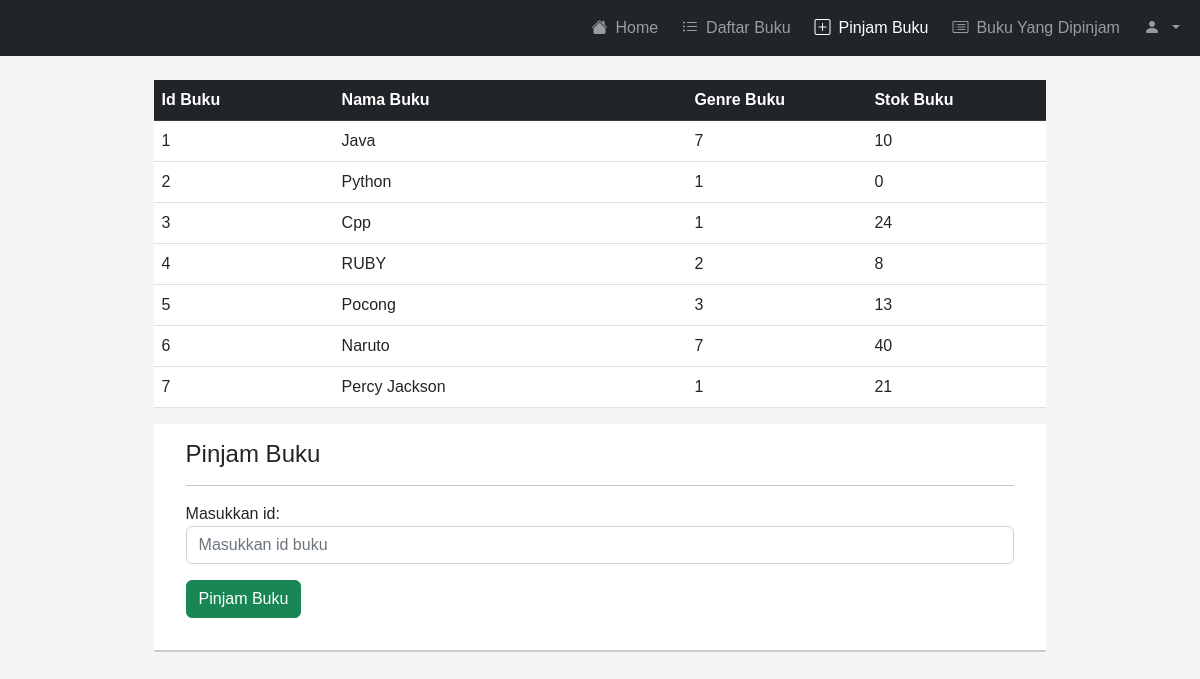
Screenshot of /pinjambuku.php (signed in) with the database file from the repository.
### tables this page shows
CREATE TABLE `buku` (
  `id_buku` int(7) NOT NULL,
  `nama_buku` varchar(255) NOT NULL,
  `genre_buku` int(7) NOT NULL,
  `stok_buku` int(7) NOT NULL DEFAULT 0
);

### pinjambuku.php (the view, shortened to what this page needs)
<!DOCTYPE html>
<html>
<head>
  <link rel="stylesheet" type="text/css" href="style.css">
	<link rel="stylesheet" href="	https://cdn.jsdelivr.net/npm/bootstrap@5.2.0-beta1/dist/css/bootstrap.min.css">
	<link rel="stylesheet" href="https://cdn.jsdelivr.net/npm/bootstrap-icons@1.8.3/font/bootstrap-icons.css">
</head>
<body>
<nav class="navbar navbar-expand-lg navbar-dark bg-dark">
  <div class="container-fluid">
      <ul class="navbar-nav ms-md-auto gap-2">
        <li class="nav-item rounded">
          <a class="nav-link" aria-current="page" href="beranda.php"><i class="bi bi-house-fill me-2"></i>Home</a>
        </li>
				<li class="nav-item rounded">
          <a class="nav-link" href="daftarbuku.php"><i class="bi bi-list-ul me-2"></i>Daftar Buku</a>
        </li>
				<?php
					if($_SESSION['level'] == 'user'){
					?>
					<li class="nav-item rounded">
        	  <a class="nav-link active" href="pinjambuku.php"><i class="bi bi-plus-square me-2"></i>Pinjam Buku</a>
        	</li>
					<li class="nav-item rounded">
        	  <a class="nav-link" href="bukudipinjam.php"><i class="bi bi-card-list me-2"></i>Buku Yang Dipinjam</a>
        	</li>
				<?php
					}
				?>
        <li class="nav-item dropdown rounded">
          <a class="nav-link dropdown-toggle" href="#" id="navbarDropdown" role="button" data-bs-toggle="dropdown" aria-expanded="false"><i class="bi bi-person-fill me-2"></i></a>
        </li>
      </ul>
    </div>
</nav>
	<div class="container">
		<form action="post_pinjam_buku.php" method="GET">
		<?php
		include "koneksi.php";
		  $sql=mysqli_query($conn, "SELECT * FROM buku");
		  echo '
		  <table class="table table-buku mt-4 align-middle">
		  <thead class="table-dark">
		  	<tr>
		  		<th>Id Buku</th>
		  		<th>Nama Buku</th>
		  		<th>Genre Buku</th>
		  		<th>Stok Buku</th>
		  	</tr>
		  </thead>
		  <tbody>';
		  while ($row = mysqli_fetch_array($sql))
			{
				echo '<tr>
						<td>'.$row['id_buku'].'</td>
						<td>'.$row['nama_buku'].'</td>
						<td>'.$row['genre_buku'].'</td>
						<td>'.$row['stok_buku'].'</td>
					</tr>';
			}
			echo '
				</tbody>
		  </table>
		  '
      ?>
      <div class="div-center2">
       <h4>Pinjam Buku</h4>
       <hr />
         <div class="form-group">
           <label for="id_buku">Masukkan id:</label>
           <input type="text" class="form-control mb-3" name="id_buku" placeholder="Masukkan id buku">
         </div>
         <button type="submit" class="btn btn-success mb-3" name="submit" onclick="return confirm('Apa anda yakin ingin meminjam?');">Pinjam Buku</button>
       </form>
     </div>
</body>
</html>

### style.css (style rules this page uses)
* { margin: 0; padding: 0; font-family: sans-serif; }
body { background-color: rgb(245, 245, 245)!important; }
.table-buku { width: 80%!important; background-color: #fff; margin : 0 auto; }
.div-center2 { width: 80%; background-color: #fff; position: relative; left: 0; right: 0; top: 0; bottom: 0; margin: auto; max-width: 100%; max-height: 100%; overflow: auto; padding: 1em 2em; border-bottom: 2px solid #ccc; display: table; }
body > div > form > table > thead > tr > th:nth-child(1), body > div > form > table > thead > tr > th:nth-child(3), body > div > form > table > thead > tr > th:nth-child(4) { width: 180px; }

### rows the page displays
buku: id_buku "1", nama_buku "Java", genre_buku "7", stok_buku "10"
buku: id_buku "2", nama_buku "Python", genre_buku "1", stok_buku "0"
buku: id_buku "3", nama_buku "Cpp", genre_buku "1", stok_buku "24"
buku: id_buku "4", nama_buku "RUBY", genre_buku "2", stok_buku "8"
buku: id_buku "5", nama_buku "Pocong", genre_buku "3", stok_buku "13"
buku: id_buku "6", nama_buku "Naruto", genre_buku "7", stok_buku "40"
buku: id_buku "7", nama_buku "Percy Jackson", genre_buku "1", stok_buku "21"
